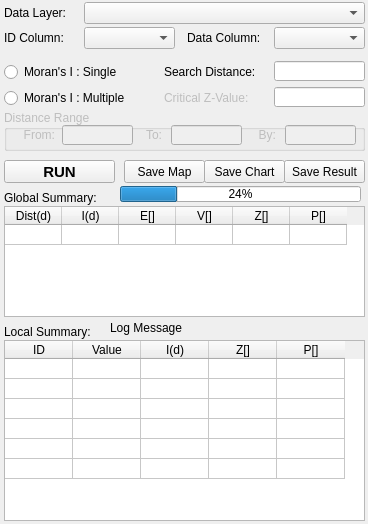
<?xml version="1.0" encoding="UTF-8"?>
<ui version="4.0">
 <class>Form_Parameter</class>
 <widget class="QWidget" name="Form_Parameter">
  <property name="geometry">
   <rect>
    <x>0</x>
    <y>0</y>
    <width>368</width>
    <height>524</height>
   </rect>
  </property>
  <property name="windowTitle">
   <string>Moran's I Statistic</string>
  </property>
  <widget class="QLabel" name="label">
   <property name="geometry">
    <rect>
     <x>4</x>
     <y>5</y>
     <width>81</width>
     <height>16</height>
    </rect>
   </property>
   <property name="text">
    <string>Data Layer:</string>
   </property>
  </widget>
  <widget class="QComboBox" name="cmbLayer">
   <property name="geometry">
    <rect>
     <x>84</x>
     <y>2</y>
     <width>281</width>
     <height>22</height>
    </rect>
   </property>
  </widget>
  <widget class="QLabel" name="label_3">
   <property name="geometry">
    <rect>
     <x>187</x>
     <y>30</y>
     <width>81</width>
     <height>16</height>
    </rect>
   </property>
   <property name="text">
    <string>Data Column:</string>
   </property>
  </widget>
  <widget class="QComboBox" name="cmbTgtColumn">
   <property name="geometry">
    <rect>
     <x>274</x>
     <y>27</y>
     <width>91</width>
     <height>22</height>
    </rect>
   </property>
  </widget>
  <widget class="QRadioButton" name="rdoSingle">
   <property name="geometry">
    <rect>
     <x>4</x>
     <y>64</y>
     <width>141</width>
     <height>16</height>
    </rect>
   </property>
   <property name="text">
    <string>Moran's I : Single</string>
   </property>
  </widget>
  <widget class="QRadioButton" name="rdoMultiple">
   <property name="geometry">
    <rect>
     <x>4</x>
     <y>90</y>
     <width>151</width>
     <height>16</height>
    </rect>
   </property>
   <property name="text">
    <string>Moran's I : Multiple</string>
   </property>
  </widget>
  <widget class="QLabel" name="lbl_s_1">
   <property name="geometry">
    <rect>
     <x>164</x>
     <y>64</y>
     <width>101</width>
     <height>16</height>
    </rect>
   </property>
   <property name="text">
    <string>Search Distance:</string>
   </property>
  </widget>
  <widget class="QLineEdit" name="edtSearchDistance">
   <property name="geometry">
    <rect>
     <x>274</x>
     <y>61</y>
     <width>91</width>
     <height>20</height>
    </rect>
   </property>
  </widget>
  <widget class="QLabel" name="lbl_m_1">
   <property name="enabled">
    <bool>false</bool>
   </property>
   <property name="geometry">
    <rect>
     <x>164</x>
     <y>90</y>
     <width>101</width>
     <height>16</height>
    </rect>
   </property>
   <property name="text">
    <string>Critical Z-Value:</string>
   </property>
  </widget>
  <widget class="QLineEdit" name="edtCritcalZValue">
   <property name="geometry">
    <rect>
     <x>274</x>
     <y>87</y>
     <width>91</width>
     <height>20</height>
    </rect>
   </property>
  </widget>
  <widget class="QGroupBox" name="gb_multiple">
   <property name="enabled">
    <bool>false</bool>
   </property>
   <property name="geometry">
    <rect>
     <x>4</x>
     <y>110</y>
     <width>361</width>
     <height>41</height>
    </rect>
   </property>
   <property name="title">
    <string>Distance Range</string>
   </property>
   <widget class="QLabel" name="label_6">
    <property name="geometry">
     <rect>
      <x>10</x>
      <y>17</y>
      <width>41</width>
      <height>16</height>
     </rect>
    </property>
    <property name="text">
     <string>From:</string>
    </property>
    <property name="alignment">
     <set>Qt::AlignRight|Qt::AlignTrailing|Qt::AlignVCenter</set>
    </property>
   </widget>
   <widget class="QLineEdit" name="edtFrom">
    <property name="geometry">
     <rect>
      <x>58</x>
      <y>15</y>
      <width>71</width>
      <height>20</height>
     </rect>
    </property>
   </widget>
   <widget class="QLineEdit" name="edtTo">
    <property name="geometry">
     <rect>
      <x>167</x>
      <y>15</y>
      <width>71</width>
      <height>20</height>
     </rect>
    </property>
    <property name="text">
     <string/>
    </property>
   </widget>
   <widget class="QLabel" name="label_7">
    <property name="geometry">
     <rect>
      <x>127</x>
      <y>17</y>
      <width>31</width>
      <height>16</height>
     </rect>
    </property>
    <property name="text">
     <string>To:</string>
    </property>
    <property name="alignment">
     <set>Qt::AlignRight|Qt::AlignTrailing|Qt::AlignVCenter</set>
    </property>
   </widget>
   <widget class="QLabel" name="label_8">
    <property name="geometry">
     <rect>
      <x>241</x>
      <y>17</y>
      <width>31</width>
      <height>16</height>
     </rect>
    </property>
    <property name="text">
     <string>By:</string>
    </property>
    <property name="alignment">
     <set>Qt::AlignRight|Qt::AlignTrailing|Qt::AlignVCenter</set>
    </property>
   </widget>
   <widget class="QLineEdit" name="edtBy">
    <property name="geometry">
     <rect>
      <x>281</x>
      <y>15</y>
      <width>71</width>
      <height>20</height>
     </rect>
    </property>
    <property name="text">
     <string/>
    </property>
   </widget>
  </widget>
  <widget class="QPushButton" name="btnRun">
   <property name="geometry">
    <rect>
     <x>4</x>
     <y>160</y>
     <width>111</width>
     <height>23</height>
    </rect>
   </property>
   <property name="font">
    <font>
     <family>Tahoma</family>
     <pointsize>11</pointsize>
     <weight>75</weight>
     <bold>true</bold>
    </font>
   </property>
   <property name="text">
    <string>RUN</string>
   </property>
  </widget>
  <widget class="QPushButton" name="btnSaveChart">
   <property name="geometry">
    <rect>
     <x>204</x>
     <y>160</y>
     <width>81</width>
     <height>23</height>
    </rect>
   </property>
   <property name="text">
    <string>Save Chart</string>
   </property>
  </widget>
  <widget class="QPushButton" name="btnSaveResult">
   <property name="geometry">
    <rect>
     <x>284</x>
     <y>160</y>
     <width>81</width>
     <height>23</height>
    </rect>
   </property>
   <property name="text">
    <string>Save Result</string>
   </property>
  </widget>
  <widget class="QPushButton" name="btnSaveMap">
   <property name="geometry">
    <rect>
     <x>124</x>
     <y>160</y>
     <width>81</width>
     <height>23</height>
    </rect>
   </property>
   <property name="text">
    <string>Save Map</string>
   </property>
   <property name="flat">
    <bool>false</bool>
   </property>
  </widget>
  <widget class="QLabel" name="label_9">
   <property name="geometry">
    <rect>
     <x>4</x>
     <y>190</y>
     <width>131</width>
     <height>16</height>
    </rect>
   </property>
   <property name="text">
    <string>Global Summary:</string>
   </property>
  </widget>
  <widget class="QLabel" name="label_10">
   <property name="geometry">
    <rect>
     <x>4</x>
     <y>324</y>
     <width>131</width>
     <height>16</height>
    </rect>
   </property>
   <property name="text">
    <string>Local Summary:</string>
   </property>
  </widget>
  <widget class="QTableWidget" name="tblGlobalSummary">
   <property name="geometry">
    <rect>
     <x>4</x>
     <y>206</y>
     <width>361</width>
     <height>111</height>
    </rect>
   </property>
   <property name="editTriggers">
    <set>QAbstractItemView::NoEditTriggers</set>
   </property>
   <property name="selectionMode">
    <enum>QAbstractItemView::SingleSelection</enum>
   </property>
   <property name="selectionBehavior">
    <enum>QAbstractItemView::SelectRows</enum>
   </property>
   <property name="cornerButtonEnabled">
    <bool>false</bool>
   </property>
   <property name="rowCount">
    <number>1</number>
   </property>
   <property name="columnCount">
    <number>6</number>
   </property>
   <attribute name="horizontalHeaderVisible">
    <bool>true</bool>
   </attribute>
   <attribute name="horizontalHeaderDefaultSectionSize">
    <number>57</number>
   </attribute>
   <attribute name="verticalHeaderVisible">
    <bool>false</bool>
   </attribute>
   <attribute name="verticalHeaderDefaultSectionSize">
    <number>20</number>
   </attribute>
   <row/>
   <column>
    <property name="text">
     <string>Dist(d)</string>
    </property>
   </column>
   <column>
    <property name="text">
     <string>I(d)</string>
    </property>
   </column>
   <column>
    <property name="text">
     <string>E[]</string>
    </property>
   </column>
   <column>
    <property name="text">
     <string>V[]</string>
    </property>
   </column>
   <column>
    <property name="text">
     <string>Z[]</string>
    </property>
   </column>
   <column>
    <property name="text">
     <string>P[]</string>
    </property>
   </column>
  </widget>
  <widget class="QTableWidget" name="tblLocalSummary">
   <property name="enabled">
    <bool>true</bool>
   </property>
   <property name="geometry">
    <rect>
     <x>4</x>
     <y>340</y>
     <width>361</width>
     <height>181</height>
    </rect>
   </property>
   <property name="editTriggers">
    <set>QAbstractItemView::NoEditTriggers</set>
   </property>
   <property name="selectionMode">
    <enum>QAbstractItemView::SingleSelection</enum>
   </property>
   <property name="selectionBehavior">
    <enum>QAbstractItemView::SelectRows</enum>
   </property>
   <property name="rowCount">
    <number>6</number>
   </property>
   <property name="columnCount">
    <number>5</number>
   </property>
   <attribute name="horizontalHeaderVisible">
    <bool>true</bool>
   </attribute>
   <attribute name="horizontalHeaderDefaultSectionSize">
    <number>68</number>
   </attribute>
   <attribute name="horizontalHeaderMinimumSectionSize">
    <number>20</number>
   </attribute>
   <attribute name="verticalHeaderVisible">
    <bool>false</bool>
   </attribute>
   <attribute name="verticalHeaderDefaultSectionSize">
    <number>20</number>
   </attribute>
   <row/>
   <row/>
   <row/>
   <row/>
   <row/>
   <row/>
   <column>
    <property name="text">
     <string>ID</string>
    </property>
   </column>
   <column>
    <property name="text">
     <string>Value</string>
    </property>
   </column>
   <column>
    <property name="text">
     <string>I(d)</string>
    </property>
   </column>
   <column>
    <property name="text">
     <string>Z[]</string>
    </property>
   </column>
   <column>
    <property name="text">
     <string>P[]</string>
    </property>
   </column>
  </widget>
  <widget class="QComboBox" name="cmbIdColumn">
   <property name="geometry">
    <rect>
     <x>84</x>
     <y>27</y>
     <width>91</width>
     <height>22</height>
    </rect>
   </property>
  </widget>
  <widget class="QLabel" name="label_4">
   <property name="geometry">
    <rect>
     <x>4</x>
     <y>30</y>
     <width>81</width>
     <height>16</height>
    </rect>
   </property>
   <property name="text">
    <string>ID Column:</string>
   </property>
  </widget>
  <widget class="QProgressBar" name="progressBar">
   <property name="geometry">
    <rect>
     <x>120</x>
     <y>186</y>
     <width>241</width>
     <height>16</height>
    </rect>
   </property>
   <property name="value">
    <number>24</number>
   </property>
  </widget>
  <widget class="QLabel" name="lbl_log">
   <property name="geometry">
    <rect>
     <x>110</x>
     <y>320</y>
     <width>251</width>
     <height>16</height>
    </rect>
   </property>
   <property name="text">
    <string>Log Message</string>
   </property>
  </widget>
 </widget>
 <resources/>
 <connections/>
</ui>
